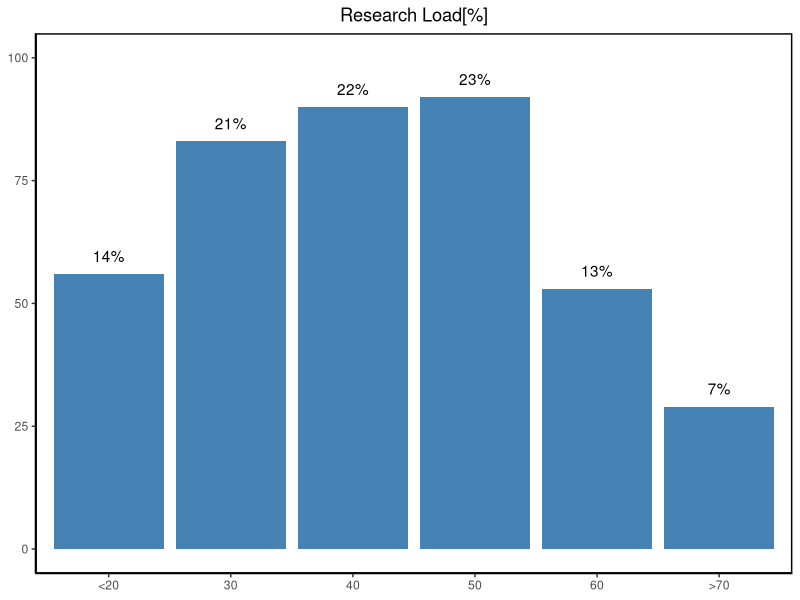
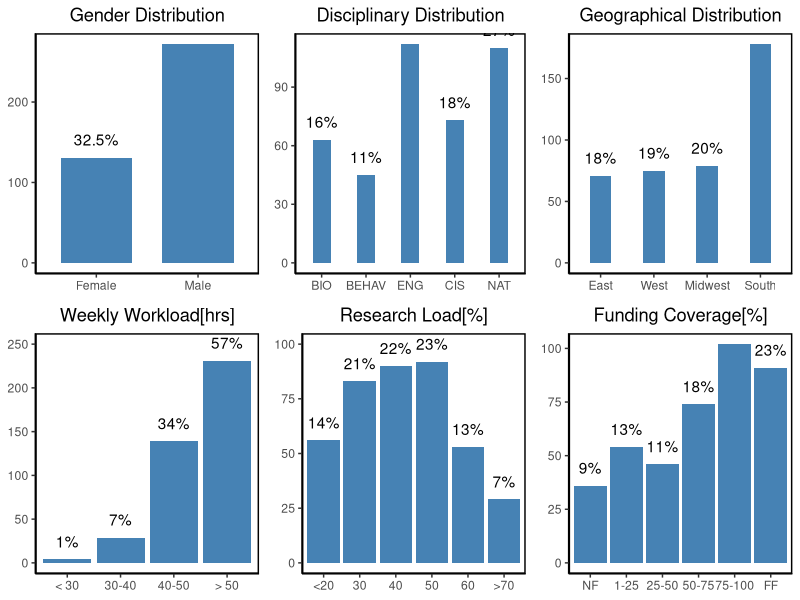

Recreate these plots in R, in order.
library("dplyr")
library("ggplot2")
library("tidyr")
library("scales")
library("ggpubr")
setwd('C:/Users/Rhys/Desktop/stats/final project/29_Milestone_1/29_Milestone')
Original_data <- read.csv("AllData.csv")

#figure s1
New_data<-data.frame(
  type=c("Regular Research","Sleep","Diet","Physical Activity","Interpersonal Relationships"),
  No_disruption=c(as.integer(count(filter(Original_data,P_Disrupted_Research==1)))
                             ,as.integer(count(filter(Original_data,P_Disrupted_Sleep==1)))
                             ,as.integer(count(filter(Original_data,P_Disrupted_Diet==1)))
                             ,as.integer(count(filter(Original_data,P_Disrupted_PA==1)))
                             ,as.integer(count(filter(Original_data,P_Disrupted_IR==1)))),
  Little=c(as.integer(count(filter(Original_data,P_Disrupted_Research==2)))
           ,as.integer(count(filter(Original_data,P_Disrupted_Sleep==2)))
           ,as.integer(count(filter(Original_data,P_Disrupted_Diet==2)))
           ,as.integer(count(filter(Original_data,P_Disrupted_PA==2)))
           ,as.integer(count(filter(Original_data,P_Disrupted_IR==2)))),
  Moderate=c(as.integer(count(filter(Original_data,P_Disrupted_Research==3)))
             ,as.integer(count(filter(Original_data,P_Disrupted_Sleep==3)))
             ,as.integer(count(filter(Original_data,P_Disrupted_Diet==3)))
             ,as.integer(count(filter(Original_data,P_Disrupted_PA==3)))
             ,as.integer(count(filter(Original_data,P_Disrupted_IR==3)))),
  Significant=c(as.integer(count(filter(Original_data,P_Disrupted_Research==4)))
                ,as.integer(count(filter(Original_data,P_Disrupted_Sleep==4)))
                ,as.integer(count(filter(Original_data,P_Disrupted_Diet==4)))
                ,as.integer(count(filter(Original_data,P_Disrupted_PA==4)))
                ,as.integer(count(filter(Original_data,P_Disrupted_IR==4)))),
  extremely_disruption=c(as.integer(count(filter(Original_data,P_Disrupted_Research==5)))
                         ,as.integer(count(filter(Original_data,P_Disrupted_Sleep==5)))
                         ,as.integer(count(filter(Original_data,P_Disrupted_Diet==5)))
                         ,as.integer(count(filter(Original_data,P_Disrupted_PA==5)))
                         ,as.integer(count(filter(Original_data,P_Disrupted_IR==5))))
  
)

data_long <- gather(New_data, condition, measurement, No_disruption:extremely_disruption, factor_key=TRUE)
plot_s1<-ggplot(data_long,aes(fill=forcats::fct_rev(condition),x=type,y=measurement))+scale_fill_manual(values = c("red3","orchid1","white","lightblue2","blue"))+scale_x_discrete(limits=c("Diet","Interpersonal Relationships","Physical Activity","Sleep","Regular Research"),guide = guide_axis(n.dodge=2))+ theme(legend.position="top",legend.title = element_blank())+
geom_bar(stat="identity",position="fill")+scale_y_continuous(labels = scales::percent)+labs(y = "Respondents[%]")



#Weekly workload
Data_wna<-Original_data[!is.na(Original_data$WH),]
total_wna=nrow(Data_wna)
plot1<-ggplot(Data_wna, aes(x=WH))+ggtitle("Weekly Workload[hrs]")+scale_x_discrete(limits=c("< 30","30-40","40-50","> 50"))+
  geom_bar( fill="steelblue")+labs( y= "# of Respondants")+ylim(0, 250)+theme(panel.grid.major = element_blank(),panel.background = element_blank(),axis.line = element_line(colour = "black"),panel.border = element_rect(colour = "black", fill=NA, size=1))+
  geom_text(stat='count', aes(label=after_stat(percent((count/total_wna),accuracy = 1)),vjust=-1 ))+theme(axis.title.x = element_blank(),axis.title.y = element_blank(),plot.title = element_text(hjust = 0.5))




#research Load
Data_wna_rl<-Original_data[!is.na(Original_data$TWR),]
total_wna_rl<-nrow(Data_wna_rl)
Data_wna_rl$Research_load<-ifelse(Data_wna_rl$TWR<= 20,"<20",
                                  ifelse(Data_wna_rl$TWR== 30,"30",
                                         ifelse(Data_wna_rl$TWR== 40,"40",
                                                ifelse(Data_wna_rl$TWR== 50,"50",
                                                       ifelse(Data_wna_rl$TWR== 60,"60",
                                                              ifelse(Data_wna_rl$TWR>=70,">70","N/A"))))))
                


plot2<-ggplot(Data_wna_rl, aes(x=Research_load))+ggtitle("Research Load[%]")+scale_x_discrete(limits=c("<20","30","40","50","60",">70"))+
  geom_bar( fill="steelblue")+ylim(0, 100)+theme(panel.grid.major = element_blank(),panel.background = element_blank(),axis.line = element_line(colour = "black"),panel.border = element_rect(colour = "black", fill=NA, size=1))+
  geom_text(stat='count', aes(label=after_stat(percent((count/total_wna),accuracy = 1)),vjust=-1 ))+theme(axis.title.x = element_blank(),axis.title.y = element_blank(),plot.title = element_text(hjust = 0.5))

plot2



#Funding Coverage
Data_wna_FF<-Original_data[!is.na(Original_data$Research_Funded_By_External_Grants),]
total_wna_FF<-nrow(Data_wna_rl)

Data_wna_FF$Funds<-ifelse(Data_wna_FF$Research_Funded_By_External_Grants=="Fully funded","FF",
                          ifelse(Data_wna_FF$Research_Funded_By_External_Grants=="100-75%","75-100",
                            ifelse(Data_wna_FF$Research_Funded_By_External_Grants=="25-1%","1-25",
                                  ifelse (Data_wna_FF$Research_Funded_By_External_Grants=="50-25%","25-50",
                                          ifelse (Data_wna_FF$Research_Funded_By_External_Grants=="75-50%","50-75",
                                                  ifelse (Data_wna_FF$Research_Funded_By_External_Grants=="Not funded","NF","NA"))))))

plot3<-ggplot(Data_wna_rl, aes(x=Data_wna_FF$Funds))+ggtitle("Funding Coverage[%]")+scale_x_discrete(limits=c("NF","1-25","25-50","50-75","75-100","FF"))+
  geom_bar( fill="steelblue")+theme(panel.grid.major = element_blank(),panel.background = element_blank(),axis.line = element_line(colour = "black"),panel.border = element_rect(colour = "black", fill=NA, size=1))+
  geom_text(stat='count', aes(label=after_stat(percent((count/total_wna_FF),accuracy = 1)),vjust=-1 ))+theme(axis.title.x = element_blank(),axis.title.y = element_blank(),plot.title = element_text(hjust = 0.5))




#Gender Distribution
Data_wna_Gender<-Original_data[!is.na(Original_data$Gender),]
total_wna_FF<-nrow(Data_wna_Gender)

plot4<-ggplot(Data_wna_Gender, aes(x=Gender))+ggtitle("Gender Distribution")+scale_x_discrete(limits=c("Female","Male"))+
  geom_bar( fill="steelblue",width=0.7)+labs( y= "# of Respondants")+theme(panel.grid.major = element_blank(),panel.background = element_blank(),axis.line = element_line(colour = "black"),panel.border = element_rect(colour = "black", fill=NA, size=1))+
  geom_text(stat='count', aes(label=after_stat(percent((count/total_wna_FF),accuracy = 0.5)),vjust=-1 ))+theme(axis.title.x = element_blank(),axis.title.y = element_blank(),plot.title = element_text(hjust = 0.5))




#Disciplinary Distribution
Data_wna_DD<-Original_data

Data_wna_DD$Disciplinary_Distribution <- with(Data_wna_DD, if_else((Data_wna_DD$Department %in% c("Applied Math","Environmental Studies", "Oceanography", "Chemistry", "Chemistry and Biochemistry","Mathematics","Physics", "Geosciences" )) | (Data_wna_DD$Department_Other %in% c("Applied Math","Environmental Studies", "Chemistry and Biochemistry", "Oceanography",  "Chemistry", "Physics", "Geosciences", "Mathematics") ) , "NAT" ,
                                                             if_else((Data_wna_DD$Department %in% c("Informatics", "Information", "Information and Logistics Technology", "Information Science", "Computer Science", "Scientific Computing")) | (Data_wna_DD$Department_Other %in% c("Informatics", "Information", "Information and Logistics Technology", "Information Science", "Computer Science", "Scientific Computing")) , "CIS" ,
                                                                     ifelse((Data_wna_DD$Department  %in% c("Engineering" ,"Learning Sciences"," Management","Operations Research", "Technology", "Statistical Sciences", "Engineering"))| (Data_wna_DD$Department_Other %in% c("Engineering" ,"Learning Sciences"," Management", "Statistical Sciences","Operations Research", "Technology", "Engineering")),"ENG",                                                                         
                                                                            if_else((Data_wna_DD$Department %in% c("Health", "Health and Human Performance", "HHP", "Neurobiology", "Optometry",  "Neuroscience","Pharmacological and Pharmaceutical Sciences", "Pharmacy", "Vision Science", "Biology", "Medicine", "Pharmacy" ))| (Data_wna_DD$Department_Other %in% c("Health", "Health and Human Performance", "HHP", "Neurobiology", "Neuroscience", "Optometry", "Pharmacological and Pharmaceutical Sciences", "Pharmacy", "Vision Science", "Biology", "Medicine", "Pharmacy")) , "BIO" ,"BEHAV" ))) ))


total_co<-nrow(Data_wna_DD$Disciplinary_Distribution)
plot5<-ggplot(Data_wna_DD, aes(x=Disciplinary_Distribution ))+ggtitle("Disciplinary Distribution")+scale_x_discrete(limits=c("BIO","BEHAV","ENG","CIS","NAT"))+
  geom_bar( fill="steelblue",width=0.4)+theme(panel.grid.major = element_blank(),panel.background = element_blank(),axis.line = element_line(colour = "black"),panel.border = element_rect(colour = "black", fill=NA, size=1))+
  geom_text(stat='count', aes(label=after_stat(percent((count/total_wna_FF),accuracy = 1)),vjust=-1 ))+theme(axis.title.x = element_blank(),axis.title.y = element_blank(),plot.title = element_text(hjust = 0.5))





#Geographical Distribution
Data_wna_gep<-Original_data[!is.na(Original_data$State),]
total_wna_gep=nrow(Data_wna_gep)
Data_wna_gep$geo <- with(Data_wna_gep,ifelse(Data_wna_gep$State %in% c("Connecticut", "Maryland", "Massachusetts", "New Jersey", "New York", "Pennsylvania","Virginia","North Carolina") ,"East",
                                     ifelse(Data_wna_gep$State %in% c("Illinois", "Michigan", "Minnesota", "Ohio"," Wisconsin"),"Midwest",
                                            ifelse(Data_wna_gep$State %in% c("Arizona", "California", "Colorado", "Nevada", "New Mexico", "Oregon", "Utah"),"West",
                                                   "South"))))

plot6<-ggplot(Data_wna_gep, aes(x=geo))+ggtitle("Geographical Distribution")+scale_x_discrete(limits=c("East","West","Midwest","South"))+
  geom_bar( fill="steelblue",width=0.4)+theme(panel.grid.major = element_blank(),panel.background = element_blank(),axis.line = element_line(colour = "black"),panel.border = element_rect(colour = "black", fill=NA, size=1))+
  geom_text(stat='count', aes(label=after_stat(percent((count/total_wna_gep),accuracy = 1)),vjust=-1 ))+theme(axis.title.x = element_blank(),axis.title.y = element_blank(),plot.title = element_text(hjust = 0.5))


test=ggarrange(plot4,plot5,plot6,plot1,plot2,plot3,
               ncol=3,
               nrow=2)
test

